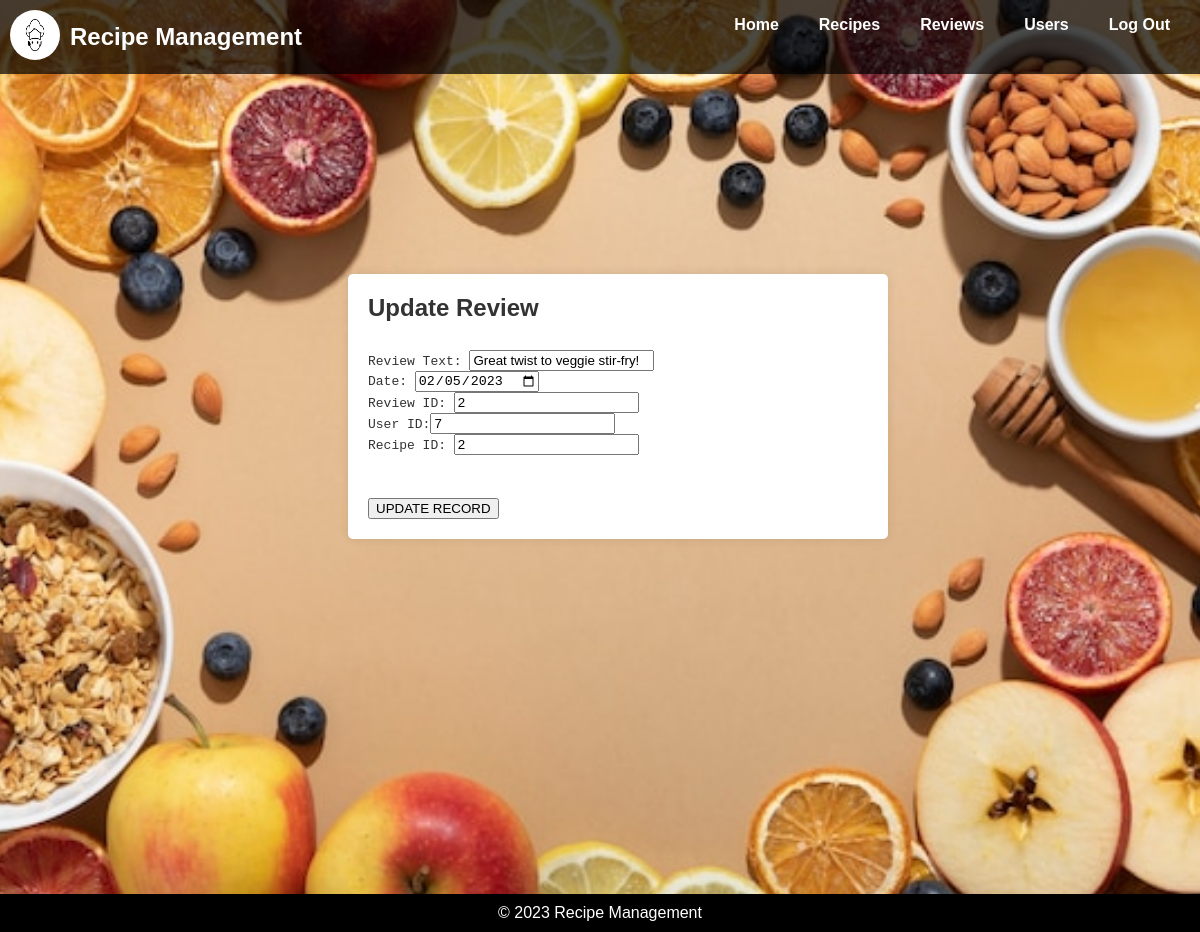
/review/update-review.php?review_id=2 (signed in), run on the app's committed database.
### tables this page shows
CREATE TABLE IF NOT EXISTS `reviews` (
  `review_id` int NOT NULL AUTO_INCREMENT,
  `user_id` int DEFAULT NULL,
  `recipe_id` int DEFAULT NULL,
  `review_text` text,
  `review_date` timestamp NULL DEFAULT CURRENT_TIMESTAMP,
  PRIMARY KEY (`review_id`),
  KEY `user_id` (`user_id`),
  KEY `recipe_id` (`recipe_id`)
);

CREATE TABLE IF NOT EXISTS `users` (
  `user_id` int NOT NULL AUTO_INCREMENT,
  `username` varchar(255) NOT NULL,
  `role_id` enum('admin','user') NOT NULL,
  `email` varchar(255) NOT NULL,
  `password` varchar(255) NOT NULL,
  PRIMARY KEY (`user_id`)
);

### review/update-review.php (the view, shortened to what this page needs)
<!DOCTYPE html>
<html lang="en">
<head>
    <link rel="stylesheet" href="../CSS/view-review.css">
    <link rel="stylesheet" href="https://cdnjs.cloudflare.com/ajax/libs/font-awesome/6.2.0/css/all.min.css">
</head>
</head>
<body>
    <nav id="home">
        <div class="navbar-logo">
            <a href="../recipe/home.php"><img src="../images/logo.jpeg" alt="Recipe Management Logo"></a>
            <h1><a href="home.php">Recipe Management</a></h1>
        </div>
        <ul>
            <li><a href="../recipe/home.php">Home</a></li>
            <li><a href="../recipe/view-recipe-list.php">Recipes</a></li>
            <li><a href="review-list.php">Reviews</a></li>
			<li><a href="../user/user-list.php">Users</a></li>
            <li><a href="../security/logout.php">Log Out</a></li>
        </ul>
    </nav>
    <main>
	<section class="review-container">
     <h1>Update Review</h1>
        <section class="about">
           <?php
				require_once '../security/checksession.php';
				$conn = new mysqli($hn, $un, $pw, $db);
        		if (isset($_GET['review_id'])) {
					$review_id = $_GET['review_id'];
					$user = $_SESSION['user'];
					$username = $user->username;
					$query = "SELECT user_id FROM users WHERE username = '$username'";
					$result = $conn->query($query);
					if ($result) {
						$row = $result->fetch_assoc();
						$user_id = $row['user_id'];
					}
			$query = "SELECT * FROM reviews where review_id='$review_id'";
            $result = $conn->query($query);
            $rows = $result->num_rows;
            for ($j = 0; $j < $rows; $j++) {
                $row = $result->fetch_array(MYSQLI_ASSOC);
				$review_date = date('Y-m-d',strtotime($row['review_date']));
echo <<<_END
	<form action='update-review.php' method='post'>
	<pre>
Review Text: <input type='text' name='review_text' value='$row[review_text]'>
Date: <input type='date' name='review_date' value='$review_date'>
Review ID: <input type='text' name='review_id' value='$row[review_id]' readOnly>
User ID:<input type='text' name='user_id' value='$user_id' readOnly>
Recipe ID: <input type='text' name='recipe_id' value='$row[recipe_id]' readOnly>
	</pre>
		<input type='hidden' name='update' value='yes'>
		<input type='hidden' name='review_id' value='$row[review_id]'>
		<input type='submit' value='UPDATE RECORD'>
	</form>
_END;
			}
            }
?>
        </section>
	</section>
    </main>
    <footer>
        <p>&copy; 2023 Recipe Management</p>
    </footer>
</body>
</html>

### CSS/view-review.css (style rules this page uses)
body, h1, h2, p, ul, li { margin: 0; padding: 0; }
body { font-family: Arial, sans-serif; background-image: url('../images/wide_background.jpeg'); background-size: cover; background-repeat: repeat; background-position: center; color: #333; }
.review-container { width: 500px; margin: 200px auto; background: white; padding: 20px; border-radius: 5px; box-shadow: 0 0 10px rgba(0, 0, 0, 0.1); }
nav { background-color: rgba(0, 0, 0, 0.7); color: #fff; text-align: center; padding: 10px; display: flex; justify-content: space-between; align-items: center; }
.navbar-logo { display: flex; align-items: center; }
.navbar-logo img { width: 50px; height: 50px; margin-right: 10px; border-radius: 50%; overflow: hidden; }
nav ul { list-style: none; display: flex; }
nav li { margin: 0 20px; }
nav a { text-decoration: none; color: #fff; font-weight: bold; }
main { min-height: 73vh; margin-left: 3%; }
.about p, ul, ol { margin-bottom: 2%; }
footer { text-align: center; background-color: black; color: #fff; padding: 10px; margin-top: 3%; }

### data on the page
reviews: review_text "Great twist to veggie stir-fry!", review_date "02/05/2023", review_id "2", recipe_id "2"
users: user_id "7"
